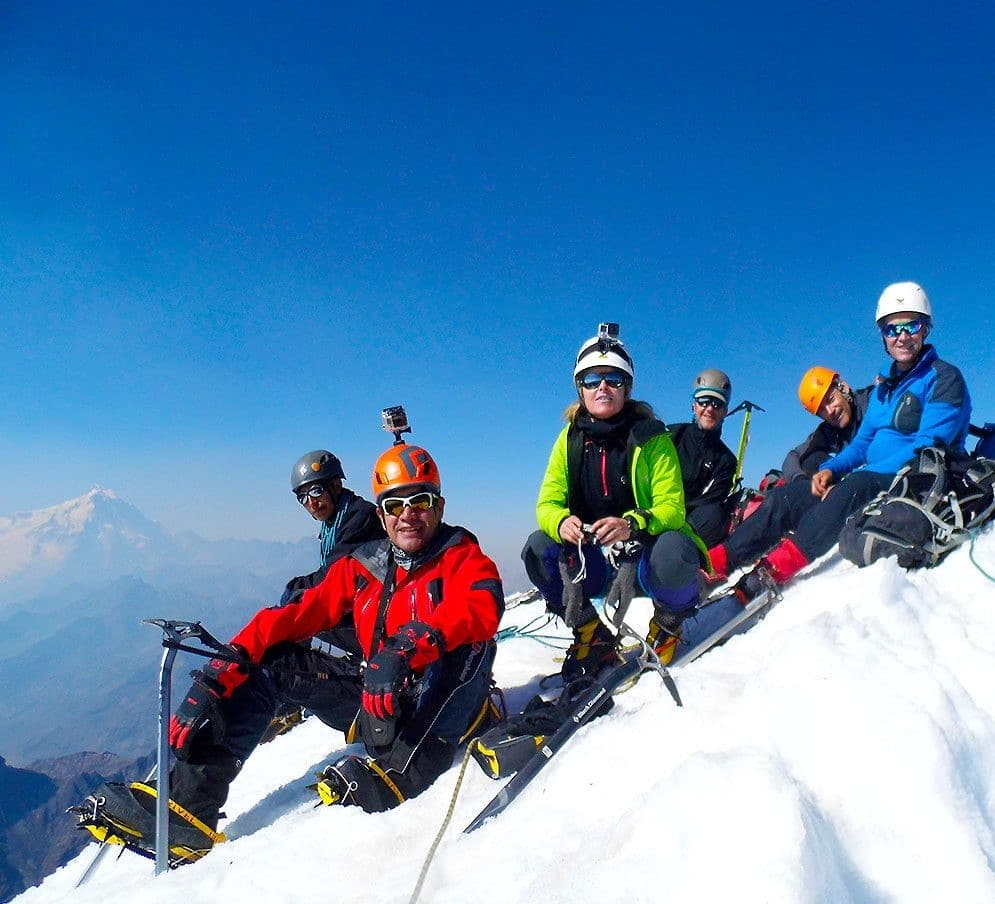
#> input picture assets/destinations/alpamayo.jpg, 995 x 904 px
$ python -i app.py   (imports and definitions only)
#> lines starting #> are read from the running program, lines starting #| are printed output that depends on the picture
import json
import math
import os
import time
import threading
import urllib.parse
import urllib.request
from datetime import datetime, timedelta
from pathlib import Path
from typing import Dict, List, Optional, Tuple

import cv2
import mediapipe as mp
import numpy as np
import qrcode
from PIL import Image, ImageDraw, ImageFont

# ⭐ INTEGRACIÓN NASA POWER + EONET
from nasa_integration import NASADataFetcher
NASA_API_KEY = os.getenv("NASA_API_KEY", "")


ROOT = Path(__file__).resolve().parent
POINTS_FILE = ROOT / "data" / "points.json"
MODEL_DIR = ROOT / "models"
HAND_MODEL_FILE = MODEL_DIR / "hand_landmarker.task"
HAND_MODEL_URL = "https://storage.googleapis.com/mediapipe-models/hand_landmarker/hand_landmarker/float16/1/hand_landmarker.task"
MIN_MODEL_SIZE_BYTES = 1_000_000
BACKGROUND_IMAGE_FILE = ROOT / "assets" / "images" / "cordillera_blanca.jpg"
WELCOME_ICON_HAND_FILE = ROOT / "assets" / "images" / "icon_hand.png"
WELCOME_ICON_POINT_FILE = ROOT / "assets" / "images" / "icon_point.png"
DESTINATIONS_DIR = ROOT / "assets" / "destinations"
FONT_TITLE_FILE = ROOT / "assets" / "fonts" / "Sora-SemiBold.ttf"
FONT_BODY_FILE = ROOT / "assets" / "fonts" / "Inter-Regular.ttf"
FONT_BODY_BOLD_FILE = ROOT / "assets" / "fonts" / "Inter-SemiBold.ttf"
FONT_TITLE_URL = "https://cdn.jsdelivr.net/gh/google/fonts@main/ofl/sora/Sora%5Bwght%5D.ttf"
FONT_BODY_URL = "https://cdn.jsdelivr.net/gh/google/fonts@main/ofl/inter/Inter%5Bopsz,wght%5D.ttf"
FONT_BODY_BOLD_URL = "https://cdn.jsdelivr.net/gh/google/fonts@main/ofl/inter/Inter%5Bopsz,wght%5D.ttf"
FONT_BOLD_FILE = FONT_BODY_BOLD_FILE
FONT_REG_FILE = FONT_BODY_FILE
WELCOME_ICON_HAND_URL = "https://cdn.jsdelivr.net/gh/hfg-gmuend/openmoji@main/color/618x618/270B.png"
WELCOME_ICON_POINT_URL = "https://cdn.jsdelivr.net/gh/hfg-gmuend/openmoji@main/color/618x618/1F446.png"

WINDOW_NAME = "Presenta | Cordillera Blanca"
CANVAS_W = 1280
CANVAS_H = 720
MAP_W = 860
CARD_W = CANVAS_W - MAP_W
RIGHT_PANEL_X = MAP_W + 20
RIGHT_PANEL_MARGIN = 20
PREVIEW_W = 280
PREVIEW_H = 157
CARD_WEBCAM_GAP = 24
LEFT_WEBCAM_X = 28
LEFT_WEBCAM_Y = CANVAS_H - PREVIEW_H - RIGHT_PANEL_MARGIN

BLACK = (13, 13, 13)
GOLD = (76, 168, 201)
WHITE = (245, 245, 245)
GRAY = (136, 136, 136)
CARD_BLACK = (8, 8, 8)
SOFT_WHITE = (220, 220, 220)

HOVER_TIME_SEC = 0.22
DETAIL_ACTION_HOVER_SEC = 0.45
POINTER_SMOOTHING = 0.28
POINTER_GAIN_X = 1.25
POINTER_GAIN_Y = 1.25
MIN_DET_CONF = 0.6
MIN_TRACK_CONF = 0.55
IDLE_TIMEOUT_SEC = 30.0
WELCOME_FADE_SEC = 0.5

current_screen = "welcome"
active_destination = None
btn_ver_mas_rect = None
btn_hover_timer = 0.0
btn_flash_timer = 0.0
btn_active_point_id = None
detail_video_cap = None
detail_media_destination_id = None
detail_transition_start = 0.0
detail_back_btn_rect = None
detail_back_hover_timer = 0.0
detail_back_flash_timer = 0.0
detail_realtime_btn_rect = None
detail_realtime_hover_timer = 0.0
detail_realtime_flash_timer = 0.0


class GestureMapApp:
    def __init__(self) -> None:
        self.points = self._load_points()
        self.capture = cv2.VideoCapture(0)
        self.capture.set(cv2.CAP_PROP_FRAME_WIDTH, 960)
        self.capture.set(cv2.CAP_PROP_FRAME_HEIGHT, 540)

        self.hand_backend: str = ""
        self.hands = None
        self.hand_landmarker = None
        self._setup_hand_tracker()

        self.pointer: Optional[Tuple[int, int]] = None
        self.raw_pointer: Optional[Tuple[int, int]] = None
        self.hover_candidate: Optional[str] = None
        self.hover_start: float = 0.0
        self.active_point_id: Optional[str] = None
        self.card_anim_t: float = 0.0
        self.card_target_visible: bool = False
        self.debug = True
        self.frame_count = 0
        self.hand_visible = False
        self.idle_timer = 0.0
        self.map_fade_start = 0.0
        self.welcome_btn_hover_timer = 0.0

        self._ensure_cdn_fonts()

        self.background = self._load_background_image()
        self.font_title = self._load_font(FONT_TITLE_FILE, 34)
        self.font_subtitle = self._load_font(FONT_BODY_FILE, 18)
        self.font_point = self._load_font(FONT_BODY_FILE, 14)
        self.font_card_title = self._load_font(FONT_TITLE_FILE, 28)
        self.font_card_subtitle = self._load_font(FONT_BODY_BOLD_FILE, 17)
        self.font_card_body = self._load_font(FONT_BODY_FILE, 17)
        self.font_card_desc = self._load_font(FONT_BODY_FILE, 15)
        self.font_hud = self._load_font(FONT_BODY_FILE, 13)
        self.font_welcome_title = self._load_font(FONT_TITLE_FILE, 72)
        self.font_welcome_subtitle = self._load_font(FONT_BODY_FILE, 32)
        self.font_welcome_instruction = self._load_font(FONT_BODY_FILE, 44)
        self.font_welcome_button = self._load_font(FONT_BODY_BOLD_FILE, 28)
        self.welcome_icons: Dict[str, Optional[Image.Image]] = {"hand": None, "point": None}
        self._ensure_welcome_icons()

        self.last_frame_time = time.time()
        self.card_render: Optional[Tuple[int, int, int, int, Dict]] = None
        self.webcam_rect: Optional[Tuple[int, int, int, int]] = None
        self.destination_image_cache: Dict[str, np.ndarray] = {}
        self.detail_qr_cache: Dict[str, np.ndarray] = {}
        self.detail_fallback_cache: Dict[str, np.ndarray] = {}
        self.sat_cache = {}
        self.sat_pending = set()

        # ⭐ INTEGRACIÓN NASA
        self.nasa_fetcher = NASADataFetcher(NASA_API_KEY)
        self.nasa_data: Dict[str, Dict] = {}
        self.realtime_requested_id: Optional[str] = None

    def _load_points(self) -> List[Dict]:
        with POINTS_FILE.open("r", encoding="utf-8") as f:
            return json.load(f)


    # [748 lines left out: functions _ensure_cdn_fonts, run, _setup_hand_tracker, _build_tasks_options, _ensure_task_model, _ensure_welcome_icons and 13 more, not called in this run]

    def _draw_webcam_preview(self, canvas: np.ndarray, frame: np.ndarray) -> None:
        self._draw_webcam_preview_at(canvas, frame, LEFT_WEBCAM_X, LEFT_WEBCAM_Y)

    # [626 lines left out: functions _draw_webcam_preview_at, _cover_crop, _release_detail_media, _load_detail_media, _get_detail_visual, _get_detail_qr and 3 more, not called in this run]

    def _floating_button_rect(self, point: Dict) -> Tuple[int, int, int, int]:
        cx, cy = self._point_to_pixel(point)
        return (cx - 60, cy - 55, 120, 32)

    # [561 lines left out: functions _detail_realtime_button_rect, _measure_text_bbox, _draw_floating_button, _draw_card, _draw_debug, _draw_text_layers and 16 more, not called in this run]


# [2 lines not run here, left out]

>>> import cv2
>>> picture = cv2.imread('assets/destinations/alpamayo.jpg', cv2.IMREAD_GRAYSCALE)
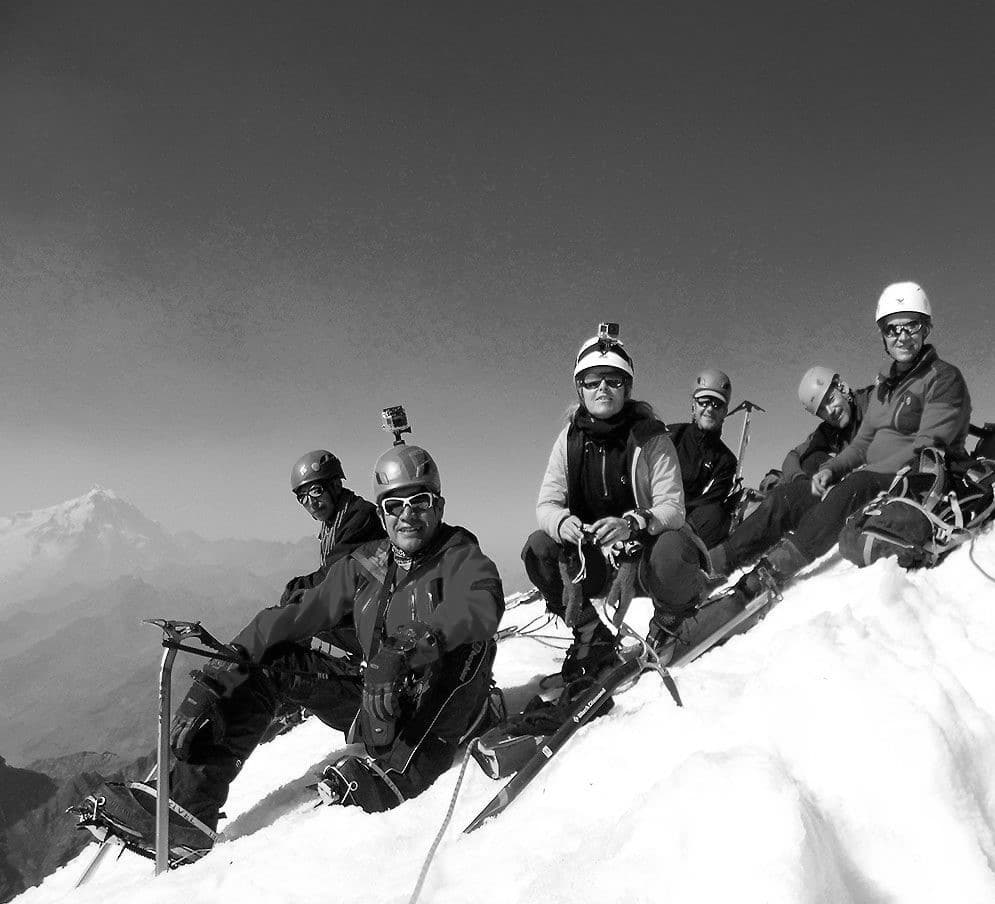
#> picture: shape (904, 995); min 0, max 255, mean 123.7
#> (the run stopped early here; a loop or call above may not have finished)
